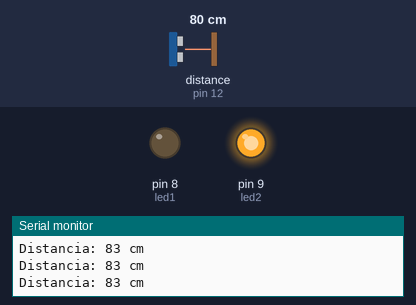
A sketch run on a simulated Arduino Uno, built with avr-gcc and run on an emulated ATmega328P. Shown: output pins drawn as LEDs (lit = HIGH), the last lines printed to the serial monitor. Wiring (inferred from the names in the program): ultrasonic range finder: trigger pin 11; echo pin 12. The test bench sets the inputs (shaded band); at power-on: distance to the obstacle (sensor on pin 12) 80 cm. The echo pulse lasts 58.3 µs per cm; pins used as bus, display or sensor lines are not drawn.

Above: at 1.2 s.
1.3 s: distance to the obstacle (sensor on pin 12) set to 28 cm
4.3 s: distance to the obstacle (sensor on pin 12) set to 22 cm
At 4.8 s:
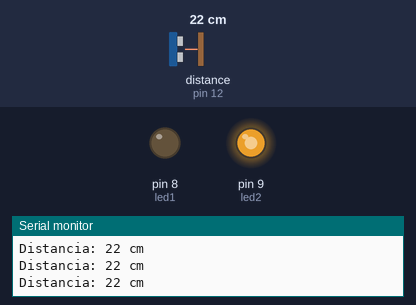
5.8 s: distance to the obstacle (sensor on pin 12) set to 2 cm
At 7.0 s:
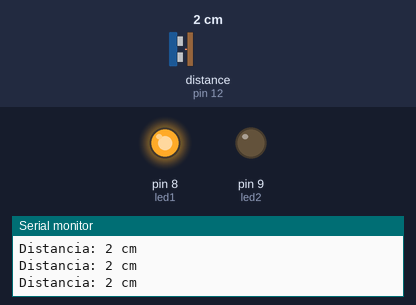
7.3 s: distance to the obstacle (sensor on pin 12) set to 7 cm
10.3 s: distance to the obstacle (sensor on pin 12) set to 10 cm
At 11.3 s:
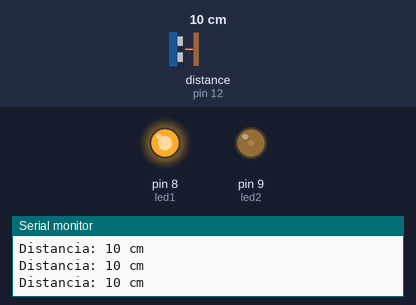
11.8 s: distance to the obstacle (sensor on pin 12) set to 18 cm
At 12.4 s:
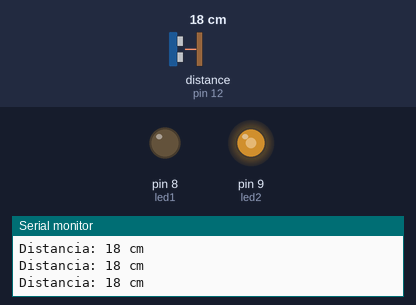
Timing chart, 0 to 14.3 s (numbered marks = the images above; inputs shaded):
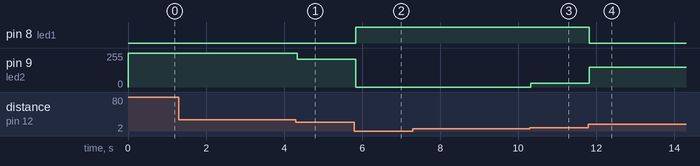

Measured:
- after the input at 4.3 s, pin 9 (led2): 255/255 → 210/255 at once
- after the input at 5.8 s, pin 8 (led1): LOW → HIGH at once; pin 9 (led2): 210/255 → 0/255 at once
- after the input at 10.3 s, pin 9 (led2): 0/255 → 30/255 at once
- after the input at 11.8 s, pin 8 (led1): HIGH → LOW at once; pin 9 (led2): 30/255 → 150/255 at once

The sketch:

3-Sensor-ultrasonico.ino
```cpp
// examen viernes

#include <Ultrasonic.h>
int triggerPin = 11, // trigger es la salida es decir envia una onda de sonido (emisor)
    echoPin = 12, // recibe la onda de sonido (receptor)
    distance,
    led1 = 8,
    led2 = 9;

//Ultrasonic ultrasonic(trigger, echo)
Ultrasonic ultrasonic(triggerPin, echoPin);

void setup() {
  Serial.begin(9600);
  pinMode(led1, OUTPUT);
  pinMode(led2, OUTPUT);
}

void loop() {
  // put your main code here, to run repeatedly:
  distance = ultrasonic.read(); // retorna la distancia en cm
  Serial.print("Distancia: ");
  Serial.print(distance);
  Serial.println(" cm");

  if(distance > 25){
    digitalWrite(led1, LOW);
    digitalWrite(led2, HIGH);
  }
  else if(distance < 8){
    digitalWrite(led1, HIGH);
    digitalWrite(led2, LOW);
  } else if(distance > 8 && distance < 25){
    analogWrite(led1, map(distance, 25, 8, 0, 255));
    analogWrite(led2, map(distance, 25, 8, 255,0));
  }
  delayMicroseconds(100);
 }
```
